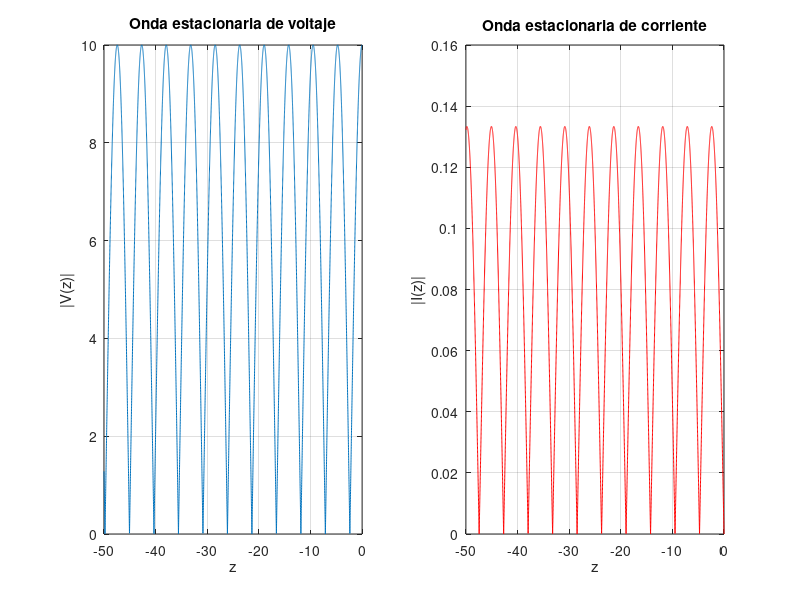

The MATLAB script that drew this image:
clear;clc;clf

Zo=75;
L=50;
Zl=1000000000000000; %Se utiliza un valor alto para simular que la impedancia es infinita
E_r=2.5;
f=20e6;
A=5;
z=-L:L/10000:0;
Lambda=3e8/(sqrt(E_r)*f);
Ro_l=(Zl-Zo)/(Zl+Zo);
B=A*Ro_l;
Betta=(2*pi)/Lambda;
tetta=0;

V_z=A.*sqrt(1+(2*abs(Ro_l)).*cos(2*Betta.*z+tetta)+abs(Ro_l)^2);
I_z=(A/Zo).*sqrt(1-(2*abs(Ro_l)).*cos(2*Betta.*z+tetta)+abs(Ro_l)^2);


subplot(1,2,1)
plot(z,V_z)
grid on
xlabel('z')
ylabel('|V(z)|')
title('Onda estacionaria de voltaje')
subplot(1,2,2)
plot(z,I_z,'r')
grid on
xlabel('z')
ylabel('|I(z)|')
title('Onda estacionaria de corriente')

VoltajeEnLaCarga=V_z(length(V_z))
CorrienteEnLaCarga=I_z(length(I_z))
VSWR=(1+abs(Ro_l))/(1-abs(Ro_l))

%Las diferencias de estas gráficas con las gráficas en las que la
%impedancia no es un circuito abierto son muy similares a las diferencias
%expuestas en el punto anterior. La forma de la onda es similar a las
%gráficas cuando la impedancia es puramente reactiva y la forma de la onda
%difiere de las gráficas donde Zl es resistiva o compleja. En este caso
%cuando z=0 se tiene un voltaje máximo y una corriente mínima en la carga.
%Esto tiene sentido ya que cuando se tiene un circuito abierto la corriente
%es 0 porque esta no tiene por donde circular. El voltaje máximo se debe a
%que cuando se tiene un voltaje máximo, se tendrá una corriente mínima.

